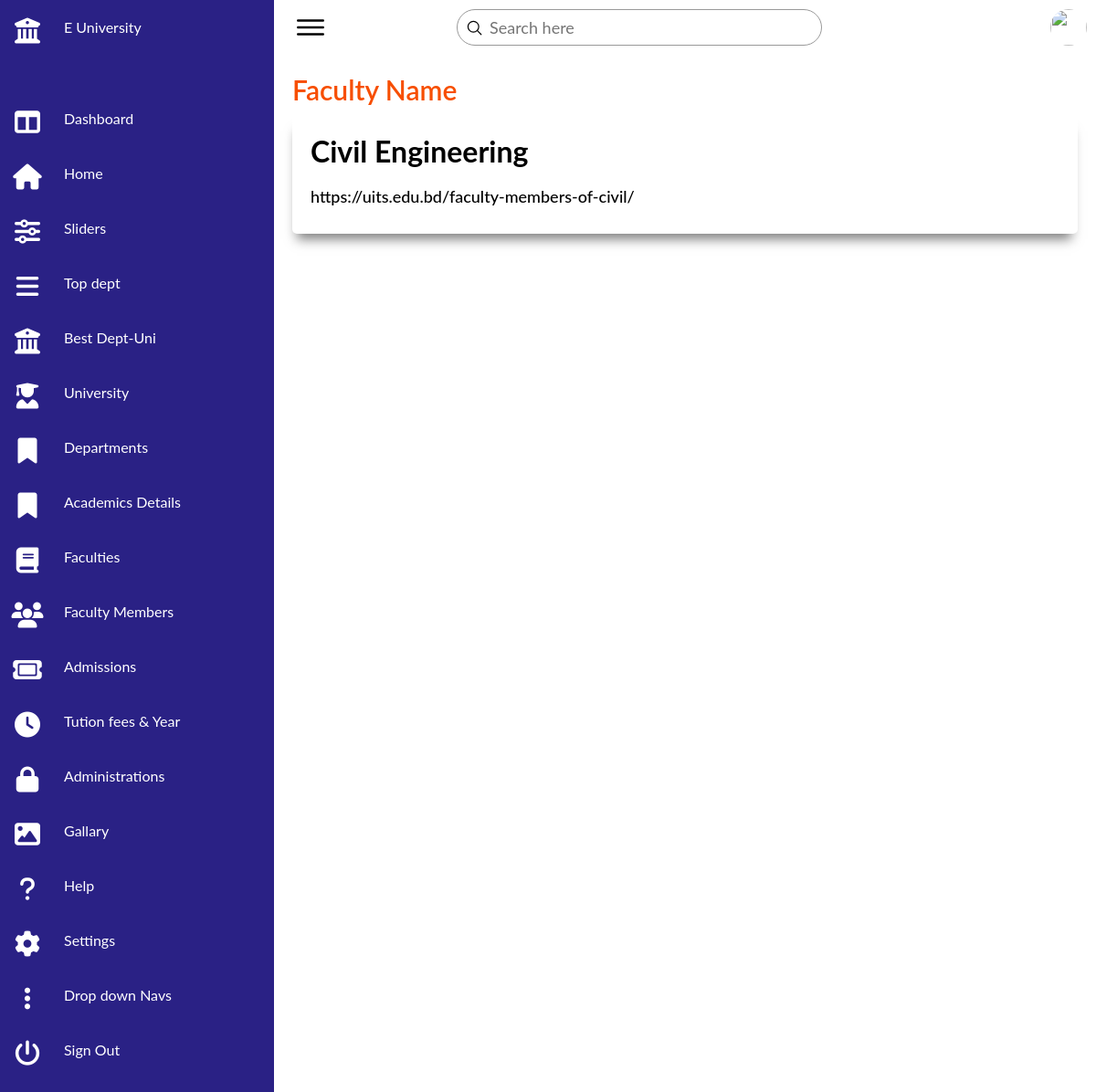
The app's page /view-faculty.php?id=1 with its own data.
### tables this page shows
CREATE TABLE `faculty` (
  `id` int NOT NULL,
  `name` varchar(255) NOT NULL,
  `web` varchar(255) NOT NULL,
  `university_id` int NOT NULL
);

### view-faculty.php (the view, shortened to what this page needs)
<!DOCTYPE html>
<html lang="en">
<head>
    <link rel="stylesheet" href="https://cdnjs.cloudflare.com/ajax/libs/font-awesome/6.2.1/css/all.min.css">
    <link rel="stylesheet" href="css/admin.css">
    <link rel="stylesheet" href="css/style.css">
</head>
<body>
    <div class="container">
        <?php include_once 'admin-nav.php'?>
        <div class="main">
            <div class="topbar">
                <div class="toggle">
                    <ion-icon name="menu-outline"></ion-icon>
                </div>
                <div class="search">
                    <label>
                        <input type="text" placeholder="Search here">
                        <ion-icon name="search-outline"></ion-icon>
                    </label>
                </div>
                <div class="user">
                    <img src="assets/imgs/customer01.jpg" alt="">
                </div>
            </div>
            <div class="table">
                <div class="text">
                    <h1>Faculty Name</h1>
                </div>
                <?php
                include_once 'config.php';
                $id = $_GET['id'];
                $sql = "SELECT * FROM faculty WHERE id = '$id'";
                $result = mysqli_query($conn,$sql);
                if(mysqli_num_rows($result)>0){
                    while($row = mysqli_fetch_assoc($result)){
                ?>
               <div class="view-category">
                <h1><?= $row['name']?></h1>
                <br>
                <p><?= $row['web']?></p>
                <?php } } ?>
            </div>
        </div>
    </div>
</body>
</html>

### css/admin.css (style rules this page uses)
* { font-family: "Ubuntu", sans-serif; margin: 0; padding: 0; box-sizing: border-box; }
:root { --blue: #2a2185; --white: #fff; --gray: #f5f5f5; --black1: #222; --black2: #999; }
body { overflow-x: hidden; }
.container { position: relative; width: 100%; display: flex; justify-content: space-between; align-items: center; height: 100%; }
.main { position: absolute; width: calc(100% - 300px); left: 300px; height: 100%; background: var(--white); transition: 0.5s; }
.topbar { width: 100%; height: 60px; display: flex; justify-content: space-between; align-items: center; padding: 0 10px; }
.toggle { position: relative; width: 60px; height: 60px; display: flex; justify-content: center; align-items: center; font-size: 2.5rem; cursor: pointer; }
.search { position: relative; width: 400px; margin: 0 10px; }
.search label { position: relative; width: 100%; }
.search label input { width: 100%; height: 40px; border-radius: 40px; padding: 5px 20px; padding-left: 35px; font-size: 18px; outline: none; border: 1px solid var(--black2); }
.search label ion-icon { position: absolute; top: 0; left: 10px; font-size: 1.2rem; }
.user { position: relative; width: 40px; height: 40px; border-radius: 50%; overflow: hidden; cursor: pointer; }
.user img { position: absolute; top: 0; left: 0; width: 100%; height: 100%; object-fit: cover; }
.table { padding: 20px; width: 100%; }
.table .text h1 { font-size: 30px; font-weight: 600; margin-bottom: 10px; color: rgb(247, 78, 0); }
.table .view-category { padding: 20px; width: 100%; background: white; border-radius: 5px; box-shadow: -1px 12px 12px -6px rgba(0,0,0,0.5); }
.table .view-category p { font-size: 18px; font-weight: 500; margin-bottom: 10px; color: rgb(0, 0, 0); }

### css/style.css (style rules this page uses)
* { margin: 0; padding: 0; box-sizing: border-box; text-decoration: none; list-style: none; scroll-behavior: smooth; font-family: 'Lato', sans-serif; }

### records on screen
faculty: name "Civil Engineering", web "https://uits.edu.bd/faculty-members-of-civil/"
